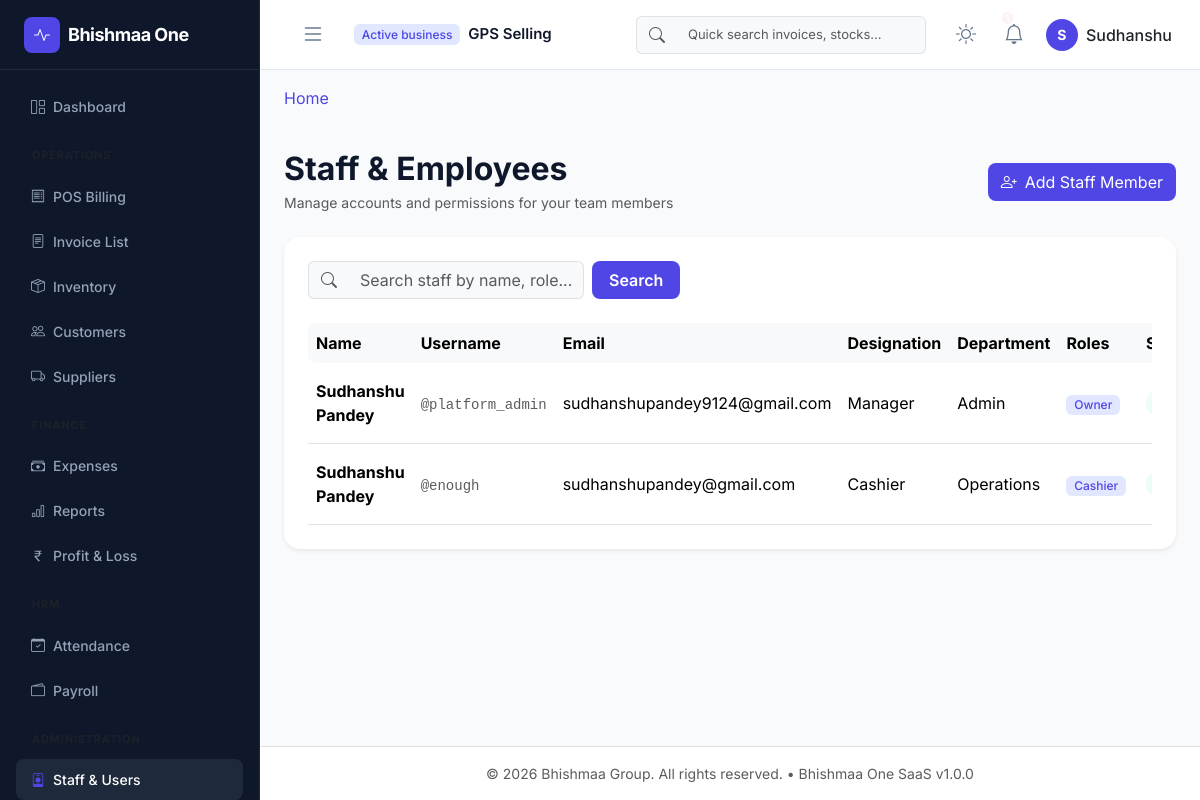
Screenshot of /users/ (signed in) with the database file from the repository.
### app/models/core.py (models this page shows, shortened)
class Base(db.Model):
    __abstract__ = True
    id = db.Column(UUIDType, primary_key=True, default=lambda: str(uuid.uuid4()))
    created_at = db.Column(db.DateTime, default=datetime.datetime.utcnow, index=True)
    updated_at = db.Column(db.DateTime, default=datetime.datetime.utcnow, onupdate=datetime.datetime.utcnow)
    is_deleted = db.Column(db.Boolean, default=False, index=True)

class Organization(Base):
    __tablename__ = 'organizations'
    name = db.Column(db.String(150), nullable=False)
    subdomain = db.Column(db.String(50), unique=True, index=True, nullable=False)
    is_active = db.Column(db.Boolean, default=True, index=True)
    plan_name = db.Column(db.String(50), default='Free')
    users = db.relationship('User', back_populates='organization', lazy=True)

class User(UserMixin, Base):
    __tablename__ = 'users'
    username = db.Column(db.String(80), unique=True, index=True, nullable=False)
    email = db.Column(db.String(120), unique=True, index=True, nullable=False)
    password_hash = db.Column(db.String(128), nullable=False)
    first_name = db.Column(db.String(50))
    last_name = db.Column(db.String(50))
    is_active = db.Column(db.Boolean, default=True, index=True)
    organization_id = db.Column(UUIDType, db.ForeignKey('organizations.id', ondelete='CASCADE'), nullable=True, index=True)
    branch_id = db.Column(UUIDType, db.ForeignKey('branches.id', ondelete='SET NULL'), nullable=True, index=True)
    organization = db.relationship('Organization', back_populates='users')
    branch = db.relationship('Branch', backref=db.backref('users', lazy=True))
    roles = db.relationship('Role', secondary=user_roles, back_populates='users', lazy='joined')
    def has_permission(self, perm_name):
        for role in self.roles:
            if any(perm.name == perm_name for perm in role.permissions):
                return True
        return False

class Role(Base):
    __tablename__ = 'roles'
    name = db.Column(db.String(50), unique=True, index=True, nullable=False)
    description = db.Column(db.String(255))
    scope = db.Column(db.String(50), default='branch', nullable=False)  # 'global', 'branch'
    users = db.relationship('User', secondary=user_roles, back_populates='roles')
    permissions = db.relationship('Permission', secondary=role_permissions, back_populates='roles')

### app/models/users.py (models this page shows, shortened)
class UserDetail(Base):
    __tablename__ = 'user_details'
    user_id = db.Column(UUIDType, db.ForeignKey('users.id', ondelete='CASCADE'), nullable=False, unique=True, index=True)
    phone = db.Column(db.String(15))
    address = db.Column(db.Text)
    designation = db.Column(db.String(50), default='Staff')
    department = db.Column(db.String(50), default='Operations')
    date_of_joining = db.Column(db.Date, default=datetime.date.today)
    basic_salary = db.Column(db.Numeric(10, 2), default=0.0)
    user = db.relationship('User', backref=db.backref('detail', uselist=False, lazy=True, cascade='all, delete-orphan'))

### app/blueprints/users/routes.py (the view, shortened to what this page needs)
@users_bp.route('/')
@login_required
@staff_management_required
def list_users():
    staff = get_organization_staff(current_user.organization_id)
    search_query = request.args.get('q', '').strip().lower()
    from flask import session
    new_credentials = session.pop('new_staff_credentials', None)
    return render_template('users/list.html', staff=staff, q=search_query, new_credentials=new_credentials)

### app/blueprints/users/permissions.py (called while the page is built)
def staff_management_required(f):
    @wraps(f)
    def decorated_function(*args, **kwargs):
        if not current_user.is_authenticated or not current_user.has_permission('can_manage_staff'):
            abort(403)
        return f(*args, **kwargs)
    return decorated_function

### app/blueprints/users/services.py (called while the page is built)
def get_organization_staff(organization_id):
    return User.query.filter_by(
        organization_id=organization_id,
        is_deleted=False
    ).all()

### app/models/core.py (called while the page is built)
    def process_bind_param(self, value, dialect):
        if value is None:
            return value
        return str(value)

    def process_result_value(self, value, dialect):
        if value is None:
            return value
        return str(value)

### app/blueprints/users/templates/users/list.html (shortened to what this page needs)
{% extends "layouts/base.html" %}
{% block content %}
<div class="d-flex justify-content-between align-items-center mb-4 mt-3">
    <div>
        <h2 class="fw-bold tracking-tight mb-1 text-main">Staff & Employees</h2>
        <p class="text-muted small mb-0">Manage accounts and permissions for your team members</p>
    </div>
    <div>
        <a href="{{ url_for('users.create') }}" class="btn btn-indigo rounded-3 d-flex align-items-center gap-2">
            <i class="bi bi-person-plus"></i>
            <span>Add Staff Member</span>
        </a>
    </div>
</div>
<div class="card border-0 shadow-sm rounded-4 mb-4">
    <div class="card-header bg-transparent border-0 px-4 pt-4 pb-2">
        <form method="GET" action="" class="row g-2 justify-content-start align-items-center">
            <div class="col-md-4">
                <div class="input-group">
                    <span class="input-group-text bg-light border-end-0"><i class="bi bi-search text-muted"></i></span>
                    <input type="text" name="q" value="{{ q }}" class="form-control bg-light border-start-0" placeholder="Search staff by name, role..."/>
                </div>
            </div>
            <div class="col-md-2">
                <button type="submit" class="btn btn-indigo rounded-3 px-3 fw-semibold">Search</button>
            </div>
        </form>
    </div>
    <div class="card-body px-4 pb-4">
        <div class="table-responsive">
            <table class="table align-middle mb-0">
                <thead class="table-light">
                    <tr>
                        <th class="border-0 rounded-start-3">Name</th>
                        <th class="border-0">Username</th>
                        <th class="border-0">Email</th>
                        <th class="border-0">Designation</th>
                        <th class="border-0">Department</th>
                        <th class="border-0">Roles</th>
                        <th class="border-0">Status</th>
                    </tr>
                </thead>
                <tbody>
                    {% if staff %}
                        {% for member in staff %}
                        <tr>
                            <td class="fw-bold text-main">{{ member.first_name }} {{ member.last_name }}</td>
                            <td><span class="text-muted font-monospace small">@{{ member.username }}</span></td>
                            <td>{{ member.email }}</td>
                            <td>{{ member.detail.designation if member.detail else 'Staff' }}</td>
                            <td>{{ member.detail.department if member.detail else 'Operations' }}</td>
                            <td>
                                {% for role in member.roles %}
                                    <span class="badge bg-indigo-light text-indigo me-1">{{ role.name }}</span>
                                {% endfor %}
                            </td>
                            <td>
                                {% if member.is_active %}
                                    <span class="badge bg-success-light text-success rounded-pill px-3 py-2">Active</span>
                                {% else %}
                                    <span class="badge bg-danger-light text-danger rounded-pill px-3 py-2">Inactive</span>
                                {% endif %}
                            </td>
                        </tr>
                        {% endfor %}
                    {% endif %}
                </tbody>
            </table>
        </div>
    </div>
</div>
{% endblock %}

### app/templates/components/navbar.html (shortened to what this page needs)
<nav class="navbar navbar-expand-lg app-navbar px-3">
    <div class="container-fluid">
        <button class="btn sidebar-toggle-btn me-3" id="sidebarToggle" onclick="toggleSidebar()">
            <i class="bi bi-list fs-4"></i>
        </button>
        <div class="navbar-brand-tenant d-flex align-items-center flex-wrap gap-1">
            <span class="badge bg-indigo-light text-indigo me-1">Active business</span>
            <span class="tenant-name fw-semibold text-truncate me-2" style="max-width: 200px;">
                {{ current_user.organization.name if current_user.organization else 'Bhishmaa One' }}
            </span>
        </div>
        <div class="collapse navbar-collapse justify-content-end" id="navbarContent">
            <form class="d-none d-md-flex navbar-search me-4" role="search">
                <div class="input-group">
                    <span class="input-group-text bg-light border-end-0">
                        <i class="bi bi-search text-muted"></i>
                    </span>
                    <input class="form-control bg-light border-start-0" type="search" placeholder="Quick search invoices, stocks..." aria-label="Search">
                </div>
            </form>
            <div class="d-flex align-items-center gap-3">
                <button class="btn btn-icon theme-toggle-btn" onclick="toggleTheme()" title="Toggle Dark/Light Mode">
                    <i class="bi bi-sun sun-icon fs-5"></i>
                </button>
                <div class="dropdown">
                    <button class="btn btn-icon position-relative" type="button" data-bs-toggle="dropdown" aria-expanded="false">
                        <i class="bi bi-bell fs-5"></i>
                        {% if unread_count > 0 %}
                            <span class="position-absolute top-1 start-75 translate-middle badge rounded-pill bg-danger" style="font-size: 8px; padding: 2px 4px;">{{ unread_count }}</span>
                        {% endif %}
                    </button>
                </div>
                <div class="dropdown">
                    <button class="btn profile-dropdown-btn d-flex align-items-center gap-2" type="button" data-bs-toggle="dropdown" aria-expanded="false">
                        <div class="profile-avatar text-white fw-bold">
                            {{ current_user.first_name[0] if current_user.first_name else 'U' }}
                        </div>
                        <span class="d-none d-lg-inline fw-medium">{{ current_user.first_name }}</span>
                    </button>
                </div>
            </div>
        </div>
    </div>
</nav>

### app/static/css/app.css (style rules this page uses)
:root { --font-primary: 'Inter', sans-serif; --color-bg-app: #f8fafc; --color-bg-card: #ffffff; --color-border: #e2e8f0; --color-text-main: #0f172a; --color-text-muted: #64748b; --color-primary: #4f46e5; --color-primary-hover: #4338ca; --color-primary-light: #e0e7ff; --color-success: #10b981; --color-success-bg: #ecfdf5; --color-warning: #f59e0b; --color-warning-bg: #fffbeb; --color-danger: #ef4444; --color-danger-bg: #fef2f2; --sidebar-width: 260px; --navbar-height: 70px; --transition-speed: 0.3s; }
* { box-sizing: border-box; margin: 0; padding: 0; }
body { font-family: var(--font-primary); background-color: var(--color-bg-app); color: var(--color-text-main); overflow-x: hidden; line-height: 1.5; transition: background-color var(--transition-speed), color var(--transition-speed); }
a { color: var(--color-primary); text-decoration: none; transition: color var(--transition-speed); }
.app-navbar { height: var(--navbar-height); background-color: var(--color-bg-card); border-bottom: 1px solid var(--color-border); position: sticky; top: 0; z-index: 99; }
.sidebar-toggle-btn { color: var(--color-text-muted); }
.tenant-name { font-size: 15px; }
.navbar-search .form-control { width: 250px; font-size: 13px; }
.profile-avatar { width: 32px; height: 32px; background-color: var(--color-primary); border-radius: 50%; display: flex; align-items: center; justify-content: center; font-size: 14px; }
.profile-dropdown-btn { border: none; background: none; padding: 0; }
.btn-icon { background: none; border: none; color: var(--color-text-muted); border-radius: 50%; padding: 8px; display: flex; align-items: center; justify-content: center; transition: background-color var(--transition-speed); }
.sun-icon { display: block; }
.text-main { color: var(--color-text-main); }
.text-indigo { color: var(--color-primary) !important; }
.bg-indigo-light { background-color: var(--color-primary-light) !important; }
.btn-indigo { background-color: var(--color-primary); color: white; }
.card { background-color: var(--color-bg-card); border: 1px solid var(--color-border); }

### app/static/css/dashboard.css (style rules this page uses)
.bg-danger { background-color: var(--color-danger-bg) !important; }
.bg-success-light { background-color: var(--color-success-bg) !important; }
.badge { font-weight: 500; }
.bg-success-light { background-color: var(--color-success-bg) !important; color: var(--color-success) !important; }
.btn-icon { width: 32px; height: 32px; padding: 0; display: inline-flex; align-items: center; justify-content: center; }

### rows the page displays
Organization: organization "GPS Selling"
User: first_name "S", first_name "Sudhanshu", last_name "Pandey", username "platform_admin", email "sudhanshupandey9124@gmail.com", detail "Manager", detail "Admin"
Role: name "Owner"
User: first_name "Sudhanshu", last_name "Pandey", username "enough", email "sudhanshupandey@gmail.com", detail "Cashier", detail "Operations"
Role: name "Cashier"
